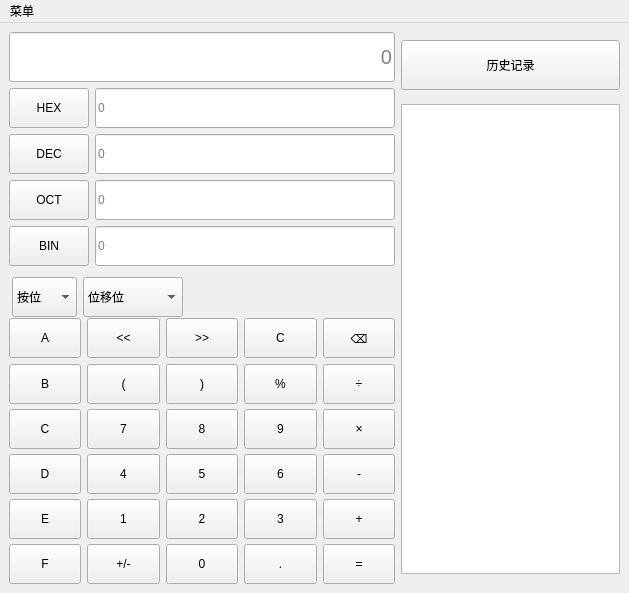
<?xml version="1.0" encoding="UTF-8"?>
<ui version="4.0">
 <class>Programmer</class>
 <widget class="QMainWindow" name="Programmer">
  <property name="geometry">
   <rect>
    <x>0</x>
    <y>0</y>
    <width>629</width>
    <height>593</height>
   </rect>
  </property>
  <property name="sizePolicy">
   <sizepolicy hsizetype="Minimum" vsizetype="Minimum">
    <horstretch>0</horstretch>
    <verstretch>0</verstretch>
   </sizepolicy>
  </property>
  <property name="minimumSize">
   <size>
    <width>629</width>
    <height>593</height>
   </size>
  </property>
  <property name="maximumSize">
   <size>
    <width>629</width>
    <height>593</height>
   </size>
  </property>
  <property name="windowTitle">
   <string>计算器</string>
  </property>
  <widget class="QWidget" name="centralwidget">
   <layout class="QGridLayout" name="gridLayout">
    <item row="0" column="0">
     <widget class="QLineEdit" name="Display">
      <property name="minimumSize">
       <size>
        <width>0</width>
        <height>50</height>
       </size>
      </property>
      <property name="font">
       <font>
        <pointsize>15</pointsize>
       </font>
      </property>
      <property name="alignment">
       <set>Qt::AlignmentFlag::AlignRight|Qt::AlignmentFlag::AlignTrailing|Qt::AlignmentFlag::AlignVCenter</set>
      </property>
      <property name="placeholderText">
       <string>0</string>
      </property>
     </widget>
    </item>
    <item row="0" column="1" rowspan="4">
     <layout class="QVBoxLayout" name="verticalLayout">
      <item>
       <widget class="QPushButton" name="pushButton">
        <property name="sizePolicy">
         <sizepolicy hsizetype="Expanding" vsizetype="Fixed">
          <horstretch>0</horstretch>
          <verstretch>0</verstretch>
         </sizepolicy>
        </property>
        <property name="minimumSize">
         <size>
          <width>0</width>
          <height>50</height>
         </size>
        </property>
        <property name="text">
         <string>历史记录</string>
        </property>
       </widget>
      </item>
      <item>
       <widget class="QTextEdit" name="HistoryText">
        <property name="sizePolicy">
         <sizepolicy hsizetype="Expanding" vsizetype="Fixed">
          <horstretch>0</horstretch>
          <verstretch>0</verstretch>
         </sizepolicy>
        </property>
        <property name="minimumSize">
         <size>
          <width>200</width>
          <height>470</height>
         </size>
        </property>
       </widget>
      </item>
     </layout>
    </item>
    <item row="1" column="0">
     <layout class="QVBoxLayout" name="verticalLayout_2">
      <item>
       <layout class="QHBoxLayout" name="horizontalLayout_9">
        <item>
         <widget class="QPushButton" name="btnHEX">
          <property name="minimumSize">
           <size>
            <width>0</width>
            <height>40</height>
           </size>
          </property>
          <property name="text">
           <string>HEX</string>
          </property>
         </widget>
        </item>
        <item>
         <widget class="QLineEdit" name="DisplayHEX">
          <property name="minimumSize">
           <size>
            <width>0</width>
            <height>40</height>
           </size>
          </property>
          <property name="placeholderText">
           <string>0</string>
          </property>
         </widget>
        </item>
       </layout>
      </item>
      <item>
       <layout class="QHBoxLayout" name="horizontalLayout_8">
        <item>
         <widget class="QPushButton" name="btnDEC">
          <property name="minimumSize">
           <size>
            <width>0</width>
            <height>40</height>
           </size>
          </property>
          <property name="text">
           <string>DEC</string>
          </property>
         </widget>
        </item>
        <item>
         <widget class="QLineEdit" name="DisplayDEC">
          <property name="minimumSize">
           <size>
            <width>0</width>
            <height>40</height>
           </size>
          </property>
          <property name="placeholderText">
           <string>0</string>
          </property>
         </widget>
        </item>
       </layout>
      </item>
      <item>
       <layout class="QHBoxLayout" name="horizontalLayout">
        <item>
         <widget class="QPushButton" name="btnOCT">
          <property name="minimumSize">
           <size>
            <width>0</width>
            <height>40</height>
           </size>
          </property>
          <property name="text">
           <string>OCT</string>
          </property>
         </widget>
        </item>
        <item>
         <widget class="QLineEdit" name="DisplayOCT">
          <property name="minimumSize">
           <size>
            <width>0</width>
            <height>40</height>
           </size>
          </property>
          <property name="placeholderText">
           <string>0</string>
          </property>
         </widget>
        </item>
       </layout>
      </item>
      <item>
       <layout class="QHBoxLayout" name="horizontalLayout_10">
        <item>
         <widget class="QPushButton" name="btnBIN">
          <property name="minimumSize">
           <size>
            <width>0</width>
            <height>40</height>
           </size>
          </property>
          <property name="text">
           <string>BIN</string>
          </property>
         </widget>
        </item>
        <item>
         <widget class="QLineEdit" name="DisplayBIN">
          <property name="minimumSize">
           <size>
            <width>0</width>
            <height>40</height>
           </size>
          </property>
          <property name="placeholderText">
           <string>0</string>
          </property>
         </widget>
        </item>
       </layout>
      </item>
     </layout>
    </item>
    <item row="2" column="0">
     <layout class="QHBoxLayout" name="horizontalLayout_7">
      <item>
       <spacer name="horizontalSpacer_2">
        <property name="orientation">
         <enum>Qt::Orientation::Horizontal</enum>
        </property>
        <property name="sizeType">
         <enum>QSizePolicy::Policy::Minimum</enum>
        </property>
        <property name="sizeHint" stdset="0">
         <size>
          <width>3</width>
          <height>20</height>
         </size>
        </property>
       </spacer>
      </item>
      <item>
       <widget class="QComboBox" name="comboBox_2">
        <property name="sizePolicy">
         <sizepolicy hsizetype="Minimum" vsizetype="Minimum">
          <horstretch>0</horstretch>
          <verstretch>0</verstretch>
         </sizepolicy>
        </property>
        <property name="minimumSize">
         <size>
          <width>50</width>
          <height>40</height>
         </size>
        </property>
        <property name="maximumSize">
         <size>
          <width>100</width>
          <height>30</height>
         </size>
        </property>
        <item>
         <property name="text">
          <string>按位</string>
         </property>
        </item>
        <item>
         <property name="text">
          <string>AND</string>
         </property>
        </item>
        <item>
         <property name="text">
          <string>OR</string>
         </property>
        </item>
        <item>
         <property name="text">
          <string>NOT</string>
         </property>
        </item>
        <item>
         <property name="text">
          <string>NAND</string>
         </property>
        </item>
        <item>
         <property name="text">
          <string>NOR</string>
         </property>
        </item>
        <item>
         <property name="text">
          <string>XOR</string>
         </property>
        </item>
       </widget>
      </item>
      <item>
       <widget class="QComboBox" name="comboBox">
        <property name="sizePolicy">
         <sizepolicy hsizetype="Minimum" vsizetype="Minimum">
          <horstretch>0</horstretch>
          <verstretch>0</verstretch>
         </sizepolicy>
        </property>
        <property name="minimumSize">
         <size>
          <width>50</width>
          <height>40</height>
         </size>
        </property>
        <property name="maximumSize">
         <size>
          <width>100</width>
          <height>30</height>
         </size>
        </property>
        <item>
         <property name="text">
          <string>位移位</string>
         </property>
        </item>
        <item>
         <property name="text">
          <string>算术移位</string>
         </property>
        </item>
        <item>
         <property name="text">
          <string>逻辑移位</string>
         </property>
        </item>
        <item>
         <property name="text">
          <string>旋转循环移位</string>
         </property>
        </item>
        <item>
         <property name="text">
          <string>带进位旋转循环移位</string>
         </property>
        </item>
       </widget>
      </item>
      <item>
       <spacer name="horizontalSpacer">
        <property name="orientation">
         <enum>Qt::Orientation::Horizontal</enum>
        </property>
        <property name="sizeHint" stdset="0">
         <size>
          <width>40</width>
          <height>20</height>
         </size>
        </property>
       </spacer>
      </item>
     </layout>
    </item>
    <item row="3" column="0">
     <layout class="QVBoxLayout" name="verticalLayout_3">
      <item>
       <layout class="QVBoxLayout" name="verticalLayout_6">
        <item>
         <layout class="QHBoxLayout" name="horizontalLayout_6">
          <item>
           <widget class="QPushButton" name="btnA">
            <property name="minimumSize">
             <size>
              <width>70</width>
              <height>40</height>
             </size>
            </property>
            <property name="text">
             <string>A</string>
            </property>
           </widget>
          </item>
          <item>
           <widget class="QPushButton" name="btnLeftLeft">
            <property name="minimumSize">
             <size>
              <width>70</width>
              <height>40</height>
             </size>
            </property>
            <property name="text">
             <string>&lt;&lt;</string>
            </property>
           </widget>
          </item>
          <item>
           <widget class="QPushButton" name="btnRightRight">
            <property name="minimumSize">
             <size>
              <width>70</width>
              <height>40</height>
             </size>
            </property>
            <property name="text">
             <string>&gt;&gt;</string>
            </property>
           </widget>
          </item>
          <item>
           <widget class="QPushButton" name="btnCE">
            <property name="minimumSize">
             <size>
              <width>70</width>
              <height>40</height>
             </size>
            </property>
            <property name="text">
             <string>C</string>
            </property>
           </widget>
          </item>
          <item>
           <widget class="QPushButton" name="btnDelete">
            <property name="minimumSize">
             <size>
              <width>70</width>
              <height>40</height>
             </size>
            </property>
            <property name="text">
             <string>⌫</string>
            </property>
           </widget>
          </item>
         </layout>
        </item>
        <item>
         <layout class="QHBoxLayout" name="horizontalLayout_5">
          <item>
           <widget class="QPushButton" name="btnB">
            <property name="minimumSize">
             <size>
              <width>70</width>
              <height>40</height>
             </size>
            </property>
            <property name="text">
             <string>B</string>
            </property>
           </widget>
          </item>
          <item>
           <widget class="QPushButton" name="btnLeft">
            <property name="minimumSize">
             <size>
              <width>70</width>
              <height>40</height>
             </size>
            </property>
            <property name="text">
             <string>(</string>
            </property>
           </widget>
          </item>
          <item>
           <widget class="QPushButton" name="btnRight">
            <property name="minimumSize">
             <size>
              <width>70</width>
              <height>40</height>
             </size>
            </property>
            <property name="text">
             <string>)</string>
            </property>
           </widget>
          </item>
          <item>
           <widget class="QPushButton" name="btnPercent">
            <property name="minimumSize">
             <size>
              <width>70</width>
              <height>40</height>
             </size>
            </property>
            <property name="text">
             <string>%</string>
            </property>
           </widget>
          </item>
          <item>
           <widget class="QPushButton" name="btnDivide">
            <property name="minimumSize">
             <size>
              <width>70</width>
              <height>40</height>
             </size>
            </property>
            <property name="text">
             <string>÷</string>
            </property>
           </widget>
          </item>
         </layout>
        </item>
        <item>
         <layout class="QHBoxLayout" name="horizontalLayout_4">
          <item>
           <widget class="QPushButton" name="btnC">
            <property name="minimumSize">
             <size>
              <width>70</width>
              <height>40</height>
             </size>
            </property>
            <property name="text">
             <string>C</string>
            </property>
           </widget>
          </item>
          <item>
           <widget class="QPushButton" name="btnNum7">
            <property name="minimumSize">
             <size>
              <width>70</width>
              <height>40</height>
             </size>
            </property>
            <property name="text">
             <string>7</string>
            </property>
           </widget>
          </item>
          <item>
           <widget class="QPushButton" name="btnNum8">
            <property name="minimumSize">
             <size>
              <width>70</width>
              <height>40</height>
             </size>
            </property>
            <property name="text">
             <string>8</string>
            </property>
           </widget>
          </item>
          <item>
           <widget class="QPushButton" name="btnNum9">
            <property name="minimumSize">
             <size>
              <width>70</width>
              <height>40</height>
             </size>
            </property>
            <property name="text">
             <string>9</string>
            </property>
           </widget>
          </item>
          <item>
           <widget class="QPushButton" name="btnMulti">
            <property name="minimumSize">
             <size>
              <width>70</width>
              <height>40</height>
             </size>
            </property>
            <property name="text">
             <string>×</string>
            </property>
           </widget>
          </item>
         </layout>
        </item>
        <item>
         <layout class="QHBoxLayout" name="horizontalLayout_3">
          <item>
           <widget class="QPushButton" name="btnD">
            <property name="minimumSize">
             <size>
              <width>70</width>
              <height>40</height>
             </size>
            </property>
            <property name="text">
             <string>D</string>
            </property>
           </widget>
          </item>
          <item>
           <widget class="QPushButton" name="btnNum4">
            <property name="minimumSize">
             <size>
              <width>70</width>
              <height>40</height>
             </size>
            </property>
            <property name="text">
             <string>4</string>
            </property>
           </widget>
          </item>
          <item>
           <widget class="QPushButton" name="btnNum5">
            <property name="minimumSize">
             <size>
              <width>70</width>
              <height>40</height>
             </size>
            </property>
            <property name="text">
             <string>5</string>
            </property>
           </widget>
          </item>
          <item>
           <widget class="QPushButton" name="btnNum6">
            <property name="minimumSize">
             <size>
              <width>70</width>
              <height>40</height>
             </size>
            </property>
            <property name="text">
             <string>6</string>
            </property>
           </widget>
          </item>
          <item>
           <widget class="QPushButton" name="btnMinus">
            <property name="minimumSize">
             <size>
              <width>70</width>
              <height>40</height>
             </size>
            </property>
            <property name="text">
             <string>-</string>
            </property>
           </widget>
          </item>
         </layout>
        </item>
        <item>
         <layout class="QHBoxLayout" name="horizontalLayout_2">
          <item>
           <widget class="QPushButton" name="btnE">
            <property name="minimumSize">
             <size>
              <width>70</width>
              <height>40</height>
             </size>
            </property>
            <property name="text">
             <string>E</string>
            </property>
           </widget>
          </item>
          <item>
           <widget class="QPushButton" name="btnNum1">
            <property name="minimumSize">
             <size>
              <width>70</width>
              <height>40</height>
             </size>
            </property>
            <property name="text">
             <string>1</string>
            </property>
           </widget>
          </item>
          <item>
           <widget class="QPushButton" name="btnNum2">
            <property name="minimumSize">
             <size>
              <width>70</width>
              <height>40</height>
             </size>
            </property>
            <property name="text">
             <string>2</string>
            </property>
           </widget>
          </item>
          <item>
           <widget class="QPushButton" name="btnNum3">
            <property name="minimumSize">
             <size>
              <width>70</width>
              <height>40</height>
             </size>
            </property>
            <property name="text">
             <string>3</string>
            </property>
           </widget>
          </item>
          <item>
           <widget class="QPushButton" name="btnAdd">
            <property name="minimumSize">
             <size>
              <width>70</width>
              <height>40</height>
             </size>
            </property>
            <property name="text">
             <string>+</string>
            </property>
           </widget>
          </item>
         </layout>
        </item>
       </layout>
      </item>
      <item>
       <layout class="QHBoxLayout" name="horizontalLayout_16">
        <item>
         <widget class="QPushButton" name="btnF">
          <property name="sizePolicy">
           <sizepolicy hsizetype="Minimum" vsizetype="Fixed">
            <horstretch>0</horstretch>
            <verstretch>0</verstretch>
           </sizepolicy>
          </property>
          <property name="minimumSize">
           <size>
            <width>70</width>
            <height>40</height>
           </size>
          </property>
          <property name="text">
           <string>F</string>
          </property>
         </widget>
        </item>
        <item>
         <widget class="QPushButton" name="btnAddMinus">
          <property name="sizePolicy">
           <sizepolicy hsizetype="Minimum" vsizetype="Fixed">
            <horstretch>0</horstretch>
            <verstretch>0</verstretch>
           </sizepolicy>
          </property>
          <property name="minimumSize">
           <size>
            <width>70</width>
            <height>40</height>
           </size>
          </property>
          <property name="text">
           <string>+/-</string>
          </property>
         </widget>
        </item>
        <item>
         <widget class="QPushButton" name="btnNum0">
          <property name="sizePolicy">
           <sizepolicy hsizetype="Minimum" vsizetype="Fixed">
            <horstretch>0</horstretch>
            <verstretch>0</verstretch>
           </sizepolicy>
          </property>
          <property name="minimumSize">
           <size>
            <width>70</width>
            <height>40</height>
           </size>
          </property>
          <property name="text">
           <string>0</string>
          </property>
         </widget>
        </item>
        <item>
         <widget class="QPushButton" name="btnPoint">
          <property name="sizePolicy">
           <sizepolicy hsizetype="Minimum" vsizetype="Fixed">
            <horstretch>0</horstretch>
            <verstretch>0</verstretch>
           </sizepolicy>
          </property>
          <property name="minimumSize">
           <size>
            <width>70</width>
            <height>40</height>
           </size>
          </property>
          <property name="text">
           <string>.</string>
          </property>
         </widget>
        </item>
        <item>
         <widget class="QPushButton" name="btnEqual">
          <property name="sizePolicy">
           <sizepolicy hsizetype="Minimum" vsizetype="Fixed">
            <horstretch>0</horstretch>
            <verstretch>0</verstretch>
           </sizepolicy>
          </property>
          <property name="minimumSize">
           <size>
            <width>70</width>
            <height>40</height>
           </size>
          </property>
          <property name="text">
           <string>=</string>
          </property>
         </widget>
        </item>
       </layout>
      </item>
     </layout>
    </item>
   </layout>
  </widget>
  <widget class="QMenuBar" name="menubar">
   <property name="geometry">
    <rect>
     <x>0</x>
     <y>0</y>
     <width>629</width>
     <height>25</height>
    </rect>
   </property>
   <widget class="QMenu" name="menu">
    <property name="title">
     <string>菜单</string>
    </property>
    <property name="icon">
     <iconset resource="rsc.qrc">
      <normaloff>:/img/Menu.svg</normaloff>:/img/Menu.svg</iconset>
    </property>
    <addaction name="Standard"/>
    <addaction name="Science"/>
    <addaction name="Program"/>
    <addaction name="Date"/>
    <addaction name="separator"/>
    <addaction name="Currency"/>
    <addaction name="Capacity"/>
   </widget>
   <addaction name="menu"/>
  </widget>
  <action name="Standard">
   <property name="icon">
    <iconset resource="rsc.qrc">
     <normaloff>:/img/Standard.svg</normaloff>:/img/Standard.svg</iconset>
   </property>
   <property name="text">
    <string>标准</string>
   </property>
   <property name="toolTip">
    <string>标准</string>
   </property>
   <property name="menuRole">
    <enum>QAction::MenuRole::NoRole</enum>
   </property>
  </action>
  <action name="Science">
   <property name="icon">
    <iconset resource="rsc.qrc">
     <normaloff>:/img/Science.svg</normaloff>:/img/Science.svg</iconset>
   </property>
   <property name="text">
    <string>科学</string>
   </property>
   <property name="toolTip">
    <string>科学</string>
   </property>
   <property name="menuRole">
    <enum>QAction::MenuRole::NoRole</enum>
   </property>
  </action>
  <action name="Program">
   <property name="icon">
    <iconset resource="rsc.qrc">
     <normaloff>:/img/Programmer.svg</normaloff>:/img/Programmer.svg</iconset>
   </property>
   <property name="text">
    <string>程序员</string>
   </property>
   <property name="toolTip">
    <string>程序员</string>
   </property>
   <property name="menuRole">
    <enum>QAction::MenuRole::NoRole</enum>
   </property>
  </action>
  <action name="Date">
   <property name="icon">
    <iconset resource="rsc.qrc">
     <normaloff>:/img/Date.svg</normaloff>:/img/Date.svg</iconset>
   </property>
   <property name="text">
    <string>日期计算</string>
   </property>
   <property name="toolTip">
    <string>日期计算</string>
   </property>
   <property name="menuRole">
    <enum>QAction::MenuRole::NoRole</enum>
   </property>
  </action>
  <action name="Currency">
   <property name="icon">
    <iconset resource="rsc.qrc">
     <normaloff>:/img/Currency.svg</normaloff>:/img/Currency.svg</iconset>
   </property>
   <property name="text">
    <string>货币</string>
   </property>
   <property name="toolTip">
    <string>货币</string>
   </property>
   <property name="menuRole">
    <enum>QAction::MenuRole::NoRole</enum>
   </property>
  </action>
  <action name="Capacity">
   <property name="icon">
    <iconset resource="rsc.qrc">
     <normaloff>:/img/Capacity.svg</normaloff>:/img/Capacity.svg</iconset>
   </property>
   <property name="text">
    <string>容量</string>
   </property>
   <property name="toolTip">
    <string>容量</string>
   </property>
   <property name="menuRole">
    <enum>QAction::MenuRole::NoRole</enum>
   </property>
  </action>
 </widget>
 <resources>
  <include location="rsc.qrc"/>
 </resources>
 <connections/>
</ui>
